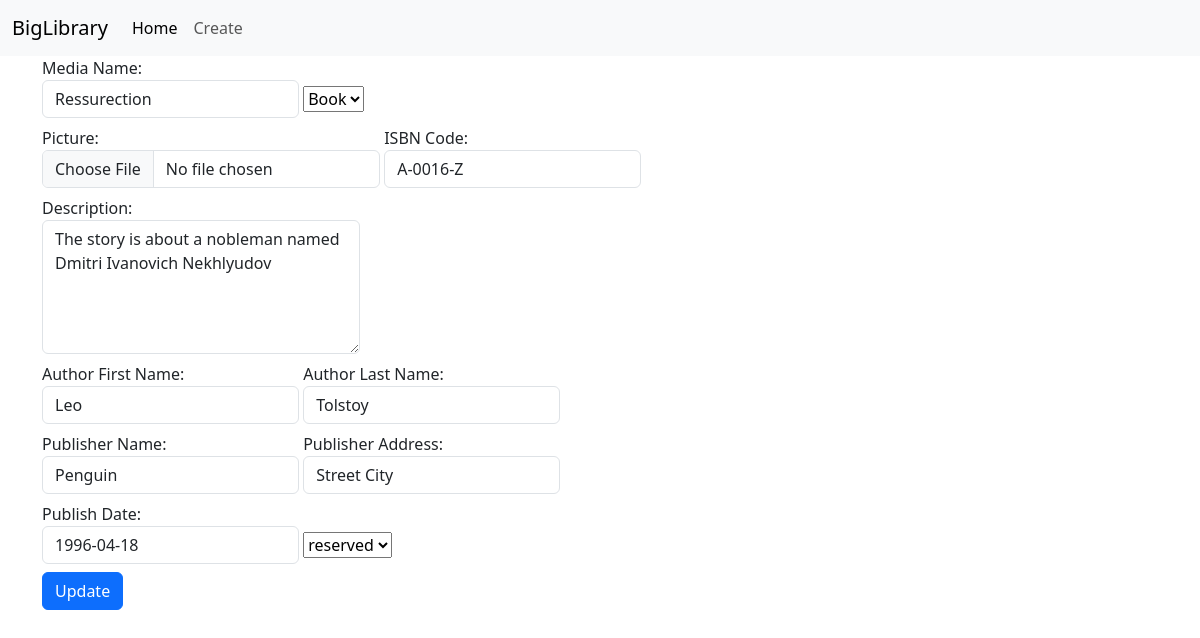
Page /update.php?bookid=3 on the committed database.
### tables this page shows
CREATE TABLE `biglibrary` (
  `bookid` int(11) NOT NULL,
  `title` varchar(255) NOT NULL,
  `image` varchar(255) NOT NULL,
  `isbn_code` varchar(255) NOT NULL,
  `short_description` varchar(255) NOT NULL,
  `type` varchar(255) NOT NULL,
  `author_first_name` varchar(255) NOT NULL,
  `author_last_name` varchar(255) NOT NULL,
  `publisher_name` varchar(255) NOT NULL,
  `publisher_address` varchar(255) NOT NULL,
  `publish_date` date DEFAULT NULL,
  `status` varchar(255) NOT NULL
);

### update.php (the view, shortened to what this page needs)
<?php
    require_once 'includes/db_connect.php';
    $bookid = $_GET["bookid"];
    $sql = "SELECT * from biglibrary where bookid = $bookid";
    $result = mysqli_query($connect, $sql);
    $row = mysqli_fetch_assoc($result);
?>
<!DOCTYPE html>
<html lang="en">
<head>
    <link href="https://cdn.jsdelivr.net/npm/bootstrap@5.3.2/dist/css/bootstrap.min.css" rel="stylesheet">
</head>
<body>
    <?php require_once 'includes/navbar.php' ?>
    <div class="container">
        <form action="" method="POST" enctype="multipart/form-data">
            <label class="form-label">
                Media Name:
                <input type="text" name="title" class="form-control" value="<?= $row["title"] ?>">
            </label>
            <select name="type">
                <option value="Book"<?php echo $row["type"] == "Book" ? "selected" : "" ?>>Book</option>
            </select>
            <label class="form-label">
                Picture:
                <input type="file" name="image" class="form-control">
            </label>
            <label class="form-label">
                ISBN Code:
                <input type="text" name="isbn_code" class="form-control" value="<?= $row["isbn_code"] ?>">
            </label>
            <br>
            <label class="form-label">
                Description:
                <textarea class="form-control" name="short_description" id="" cols="30" rows="5"><?= $row["short_description"]?></textarea>
            </label>
            <br>
            <label class="form-label">
                Author First Name:
                <input type="text" name="author_first_name" class="form-control"value="<?= $row["author_first_name"] ?>">
            </label>
            <label class="form-label">
                Author Last Name:
                <input type="text" name="author_last_name" class="form-control" value="<?= $row["author_last_name"] ?>">
            </label>
            <br>
            <label class="form-label">
                Publisher Name:
                <input type="text" name="publisher_name" class="form-control" value="<?= $row["publisher_name"] ?>">
            </label>
            <label class="form-label">
                Publisher Address:
                <input type="text" name="publisher_address" class="form-control" value="<?= $row["publisher_address"] ?>">
            </label>
            <br>
            <label class="form-label">
                Publish Date:
                <input type="text" name="publish_date" class="form-control" value="<?= $row["publish_date"] ?>">
            </label>
            <select name="status">
                <option value="reserved"<?php echo $row["status"] == "reserved" ? "selected" : "" ?>>reserved</option>
            </select>
            <br>
             <input type="submit" value="Update" name="update" class="btn btn-primary">
        </form>
    </div>
</body>
</html>

### rows in the picture
biglibrary: title "Ressurection", type "Book", isbn_code "A-0016-Z", short_description "The story is about a nobleman named Dmitri Ivanovich Nekhlyudov", author_last_name "Tolstoy", publisher_name "Penguin", publisher_address "Street City", publish_date "1996-04-18", status "reserved"
